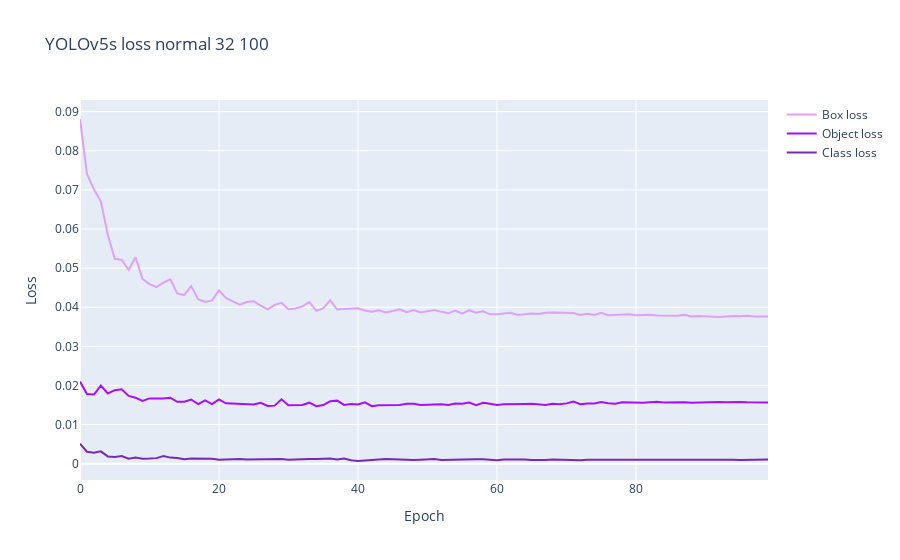

Write notebook code for a chart like this one.
### Code cell
# Plot the box loss, object loss and classification loss of the validation set
fig = go.Figure()
fig.add_trace(go.Scatter(x=print(data['               epoch'])
, y=data['        val/box_loss'],
                    mode='lines',
                    name='Box loss', line=dict(color='#DEA0FD', width=2)))

fig.add_trace(go.Scatter(x=print(data['               epoch'])
, y=data['        val/obj_loss'],
                    mode='lines',
                    name='Object loss', line=dict(color='#AA0DFE', width=2)))

fig.add_trace(go.Scatter(x=print(data['               epoch'])
, y=data['        val/cls_loss'],
                    mode='lines',
                    name='Class loss', line=dict(color='#782AB6', width=2)))

fig.update_layout(
    title_text='YOLOv5s loss normal 32 100',
    yaxis_title_text='Loss',
    xaxis_title_text='Epoch'
)
fig.show()
